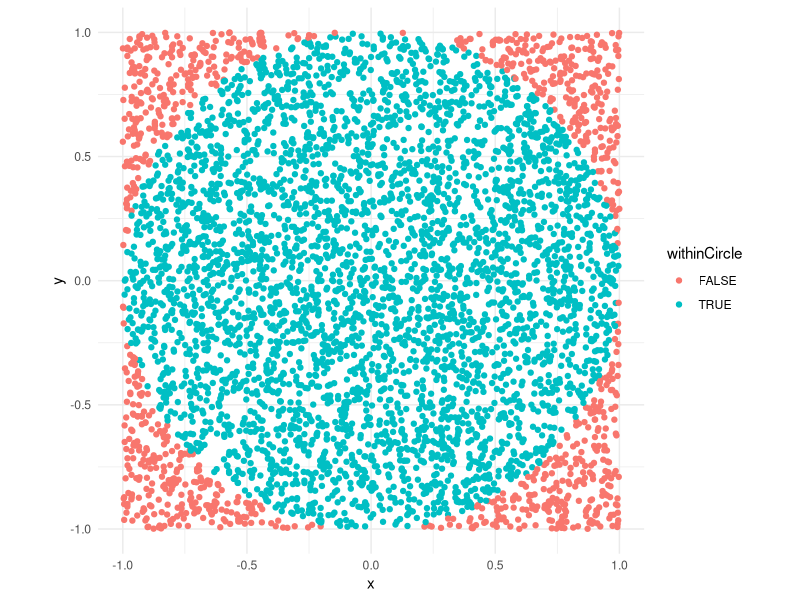
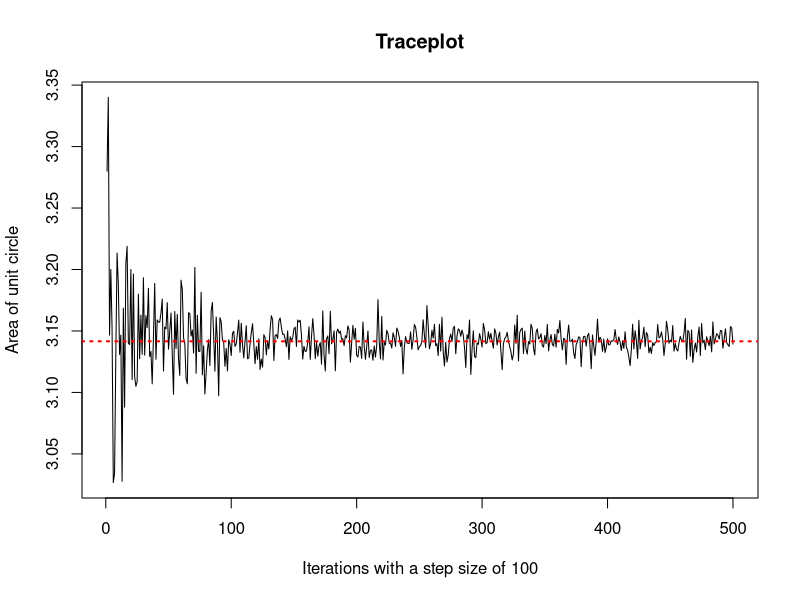

The R script that drew these images, in order:
## ---- chunk 1
knitr::opts_chunk$set(echo = TRUE)
Sys.setenv(lang="us_en")
rm(list=ls())
## ---- chunk 2
# Define a function
## Parameter:
##   trials: the number of points in MC simulation

estCircleArea <- function(trials = 1000) {
  ## Library dependencies
  library(dplyr)
  library(ggplot2)
  
  ## Generate random coordinates within the square
  d.points <- data.frame(
    x = runif(trials, min=-1, max=1),
    y = runif(trials, min=-1, max=1)
  )
  
  ## Adding two columns to the data frame
  d.points <- d.points %>% mutate(
    radius = sqrt(x^2 + y^2),                       # add radius variable
    withinCircle = ifelse(radius <= 1, TRUE, FALSE) # add boolean variable
  )
  
  ## Generate plot
  plot <- ggplot(d.points) + 
    geom_point(aes(x=x, y=y, color=withinCircle)) +
    coord_fixed(ratio=1) + 
    theme_minimal()
  
  ## Estimate the area
  ratio <- mean(d.points$withinCircle == TRUE) 
  # points within circle : total points ~ circle area : square area
  
  area <- ratio * 4 # the estimated area of unit circle
  
  # cat(sprintf("The estimated area of the unit circle is %.4f", area))
  return(list(plot=plot, area=area))
}
## ---- chunk 3
## Set seed for reproducible results
set.seed(2022)

## Visualization
est <- estCircleArea(trials = 5000)

est$area
est$plot
## ---- chunk 4
## Set seed for reproducible results
set.seed(2022)

## Number of simulations
iterations <- 500 

## Initialize a vector to store estimated area for unit circle
vec.area <- as.numeric(iterations)

for (i in 1:iterations) {
  est <- estCircleArea(trials = i*100)
  vec.area[i] <- est$area
}

## Traceplot
plot(1:iterations, vec.area, type="l", ylab="Area of unit circle",
     xlab="Iterations with a step size of 100", main="Traceplot")
abline(h=pi, lty=3, col="red", lwd=2)
